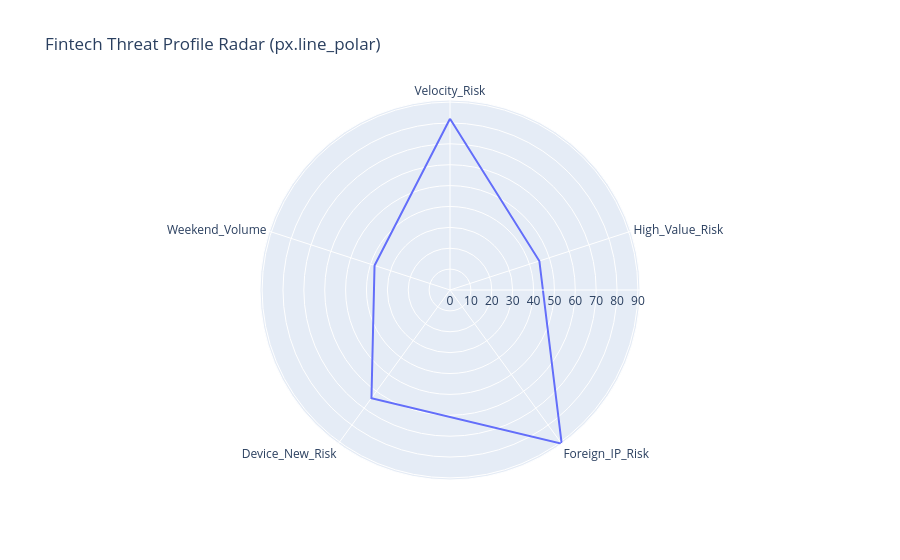

This figure's notebook cell:
### Markdown cell above
### Polar Radar Charts: `px.line_polar()`
**Explanation**: Plots multi-dimensional circular radar charts comparing regional risk profiles.

**Syntax**: `px.line_polar(df, r='value', theta='metric', line_close=True)`

### Code cell
radar_df = pd.DataFrame({
    'metric': ['Velocity_Risk', 'High_Value_Risk', 'Foreign_IP_Risk', 'Device_New_Risk', 'Weekend_Volume'],
    'score': [82, 45, 91, 64, 38]
})
fig = px.line_polar(radar_df, r='score', theta='metric', line_close=True, title='Fintech Threat Profile Radar (px.line_polar)')
fig.show()
print('px.line_polar chart initialized.')

### Figure 1 — Plotly figure (JSON) as saved in the notebook; plotly's stock layout.template omitted (floating-point values rounded to 4 significant figures)
{"data": [{"hovertemplate": "score=%{r}<br>metric=%{theta}<extra></extra>", "legendgroup": "", "line": {"color": "#636efa", "dash": "solid"}, "marker": {"symbol": "circle"}, "mode": "lines", "name": "", "r": [82, 45, 91, 64, 38, 82], "showlegend": false, "subplot": "polar", "theta": ["Velocity_Risk", "High_Value_Risk", "Foreign_IP_Risk", "Device_New_Risk", "Weekend_Volume", "Velocity_Risk"], "type": "scatterpolar"}], "layout": {"polar": {"domain": {"x": [0.0, 1.0], "y": [0.0, 1.0]}, "angularaxis": {"direction": "clockwise", "rotation": 90}}, "legend": {"tracegroupgap": 0}, "title": {"text": "Fintech Threat Profile Radar (px.line_polar)"}}}
